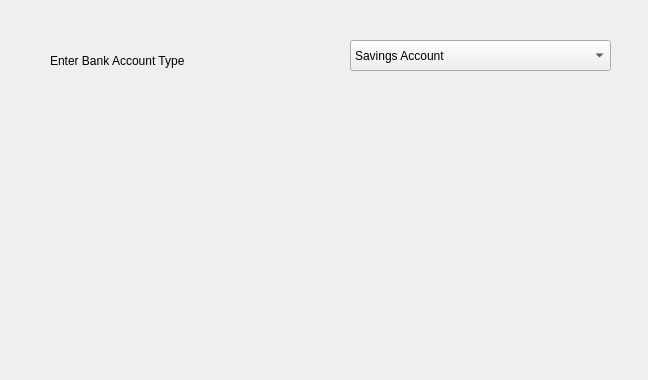
<?xml version="1.0" encoding="UTF-8"?>
<ui version="4.0">
 <class>Dialog</class>
 <widget class="QDialog" name="Dialog">
  <property name="geometry">
   <rect>
    <x>0</x>
    <y>0</y>
    <width>648</width>
    <height>380</height>
   </rect>
  </property>
  <property name="windowTitle">
   <string>Dialog</string>
  </property>
  <widget class="QLabel" name="label">
   <property name="geometry">
    <rect>
     <x>50</x>
     <y>40</y>
     <width>171</width>
     <height>41</height>
    </rect>
   </property>
   <property name="text">
    <string>Enter Bank Account Type</string>
   </property>
  </widget>
  <widget class="QComboBox" name="comboBoxAccountType">
   <property name="geometry">
    <rect>
     <x>350</x>
     <y>40</y>
     <width>261</width>
     <height>31</height>
    </rect>
   </property>
   <item>
    <property name="text">
     <string>Savings Account</string>
    </property>
   </item>
   <item>
    <property name="text">
     <string>Current Account</string>
    </property>
   </item>
   <item>
    <property name="text">
     <string>Fixed Deposite Account</string>
    </property>
   </item>
   <item>
    <property name="text">
     <string>Deposite Account</string>
    </property>
   </item>
  </widget>
  <widget class="QLabel" name="labelAccountType">
   <property name="geometry">
    <rect>
     <x>60</x>
     <y>310</y>
     <width>531</width>
     <height>31</height>
    </rect>
   </property>
   <property name="text">
    <string/>
   </property>
  </widget>
 </widget>
 <resources/>
 <connections/>
</ui>
